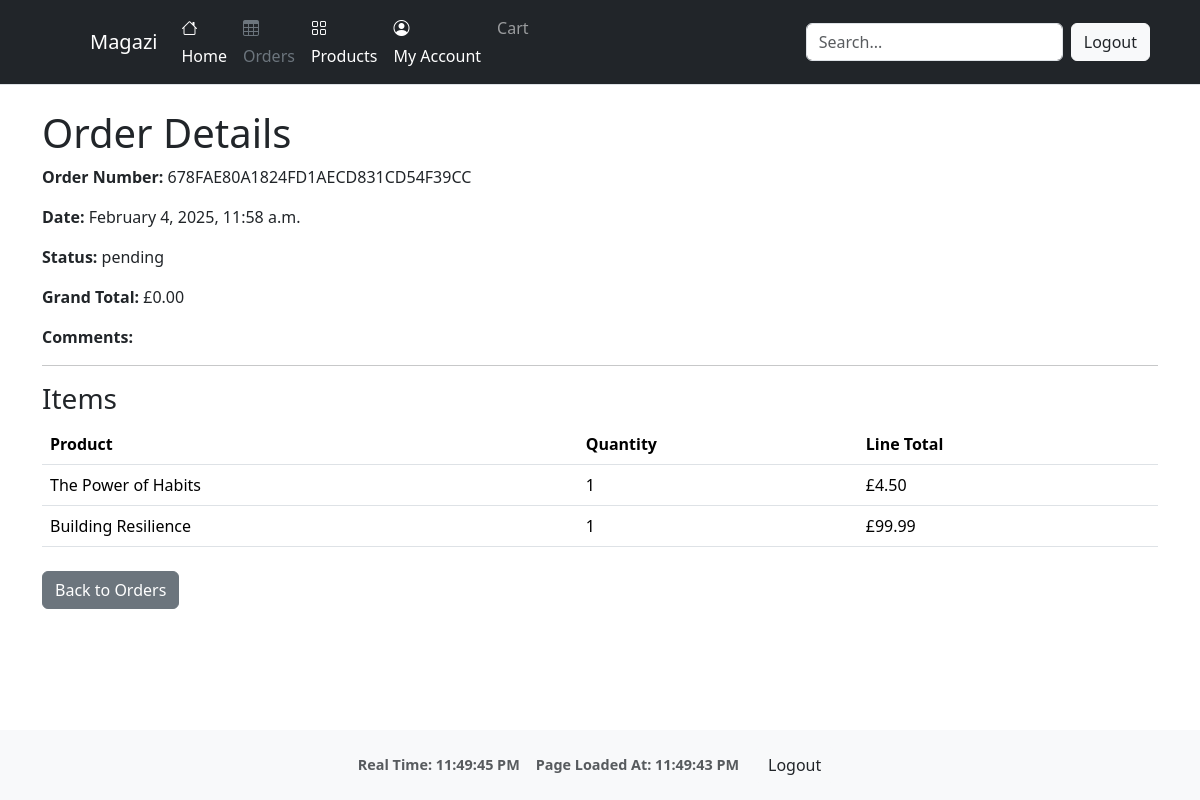
The app's page /orders/detail/678FAE80A1824FD1AECD831CD54F39CC/ (signed in), older data.
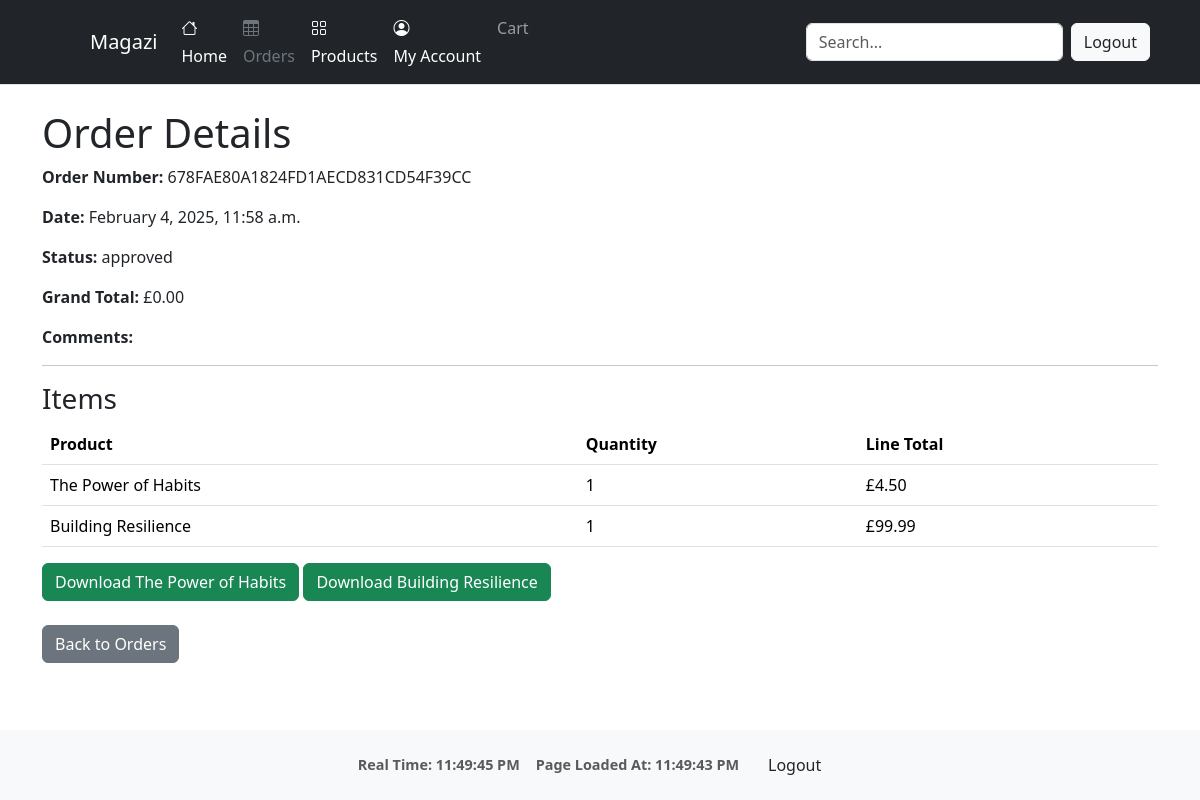
The same page, newer data.
### orders/models.py (models this page shows, shortened)
class Order(models.Model):
    order_number = models.CharField(max_length=32, null=False, editable=False)
    user = models.ForeignKey(settings.AUTH_USER_MODEL, on_delete=models.SET_NULL, null=True, blank=True)
    full_name = models.CharField(max_length=50, null=False, blank=False)
    email = models.EmailField(max_length=254, null=False, blank=False)
    phone_number = models.CharField(max_length=20, null=False, blank=False)
    country = CountryField(blank_label='Country *', null=False, blank=False)
    postcode = models.CharField(max_length=20, null=True, blank=True)
    town_or_city = models.CharField(max_length=40, null=False, blank=False)
    street_address1 = models.CharField(max_length=80, null=False, blank=False)
    street_address2 = models.CharField(max_length=80, null=True, blank=True)
    county = models.CharField(max_length=80, null=True, blank=True)
    date = models.DateTimeField(auto_now_add=True)
    delivery_cost = models.DecimalField(max_digits=6, decimal_places=2, null=False, default=0)
    order_total = models.DecimalField(max_digits=10, decimal_places=2, null=False, default=0)
    grand_total = models.DecimalField(max_digits=10, decimal_places=2, null=False, default=0)
    stripe_pid = models.CharField(max_length=254, null=False, blank=False, default='')
    status = models.CharField(max_length=20, default='pending')  # e.g. pending, delivered, canceled
    comments = models.TextField(blank=True)

class OrderLineItem(models.Model):
    order = models.ForeignKey('orders.Order', null=False, blank=False, on_delete=models.CASCADE, related_name='lineitems')
    product = models.ForeignKey(Product, null=False, blank=False, on_delete=models.CASCADE)
    quantity = models.IntegerField(null=False, blank=False, default=0)
    lineitem_total = models.DecimalField(max_digits=6, decimal_places=2, null=False, blank=False, editable=False)

### products/models.py (models this page shows, shortened)
class Product(models.Model):
    name = models.CharField(max_length=255)
    description = models.TextField()
    price = models.DecimalField(max_digits=10, decimal_places=2)
    image = models.ImageField(upload_to='product_images/', null=True, blank=True)
    stock = models.PositiveIntegerField(default=0)
    digital_file = models.FileField(upload_to='digital_products/', blank=True, null=True)
    created_at = models.DateTimeField(auto_now_add=True)
    updated_at = models.DateTimeField(auto_now=True)

### orders/views.py (the view)
# urls.py: path('detail/<str:order_number>/', views.order_detail, name='order_detail'),
@login_required
def order_detail(request, order_number):
    if request.user.is_staff or request.user.groups.filter(name="seller").exists():
        order = get_object_or_404(Order, order_number=order_number)
    else:
        order = get_object_or_404(Order, order_number=order_number, user=request.user)
    return render(request, 'orders/order_detail.html', {'order': order})

### cart/context.py (called while the page is built, shortened)
def cart_summary(request):
    cart = request.session.get('cart', {})
    cart_items = []
    total = 0
    return {'cart_total': total, 'cart_items': cart_items}

### orders/templates/orders/order_detail.html
{% extends "base.html" %}
{% block content %}
<div class="container my-4">
    <h1>Order Details</h1>
    <p><strong>Order Number:</strong> {{ order.order_number }}</p>
    <p><strong>Date:</strong> {{ order.date|date:"F j, Y, g:i a" }}</p>
    <p><strong>Status:</strong> {{ order.status }}</p>
    <p><strong>Grand Total:</strong> £{{ order.grand_total }}</p>
    <p><strong>Comments:</strong> {{ order.comments }}</p>
    <hr>
    <h3>Items</h3>
    <table class="table">
        <thead>
            <tr>
                <th>Product</th>
                <th>Quantity</th>
                <th>Line Total</th>
            </tr>
        </thead>
        <tbody>
            {% for item in order.lineitems.all %}
            <tr>
                <td>{{ item.product.name }}</td>
                <td>{{ item.quantity }}</td>
                <td>£{{ item.lineitem_total }}</td>
            </tr>
            {% endfor %}
        </tbody>
    </table>
    {% for item in order.lineitems.all %}
        {% if item.product and item.product.id %}
            {% if order.status|lower in "approved delivered" and item.product.digital_file %}
                <a href="{% url 'orders:download_product' order.order_number item.product.id %}" class="btn btn-success">
                    Download {{ item.product.name }}
                </a>
            {% endif %}
        {% else %}
            <p>Download unavailable for {{ item.product.name }}</p>
        {% endif %}
    {% endfor %}
    <div class="mt-4">
        <a href="{% url 'orders:my_orders' %}" class="btn btn-secondary">Back to Orders</a>
    </div>
</div>
{% endblock %}

Row changes from the older to the newer data that the page shows:
changed Order "678FAE80A1824FD1AECD831CD54F39CC": status "pending" → "approved"
now on one of the page's lists (row unchanged): OrderLineItem: product.name "The Power of Habits"
now on one of the page's lists (row unchanged): OrderLineItem: product.name "Building Resilience"
